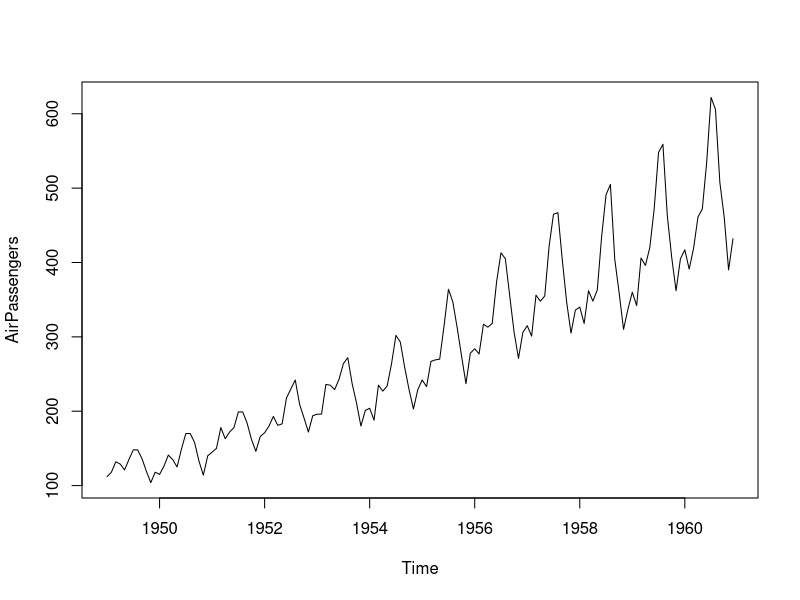
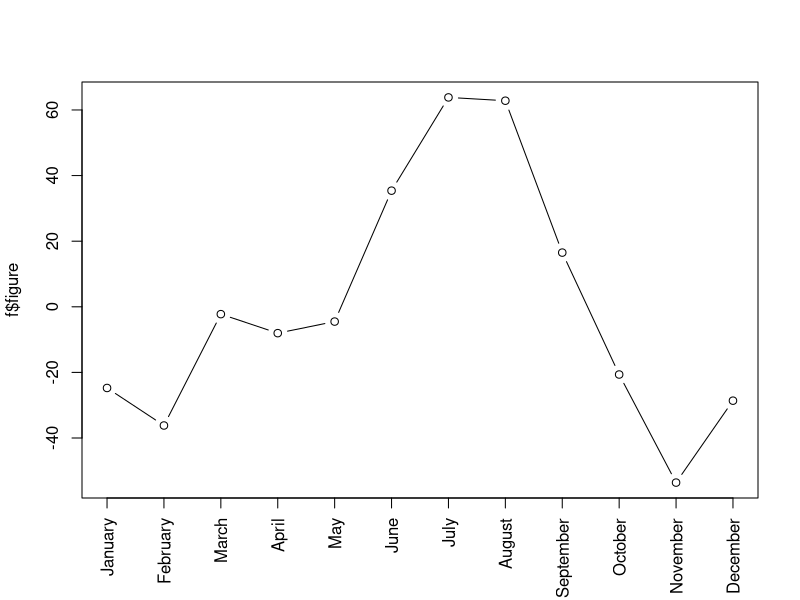
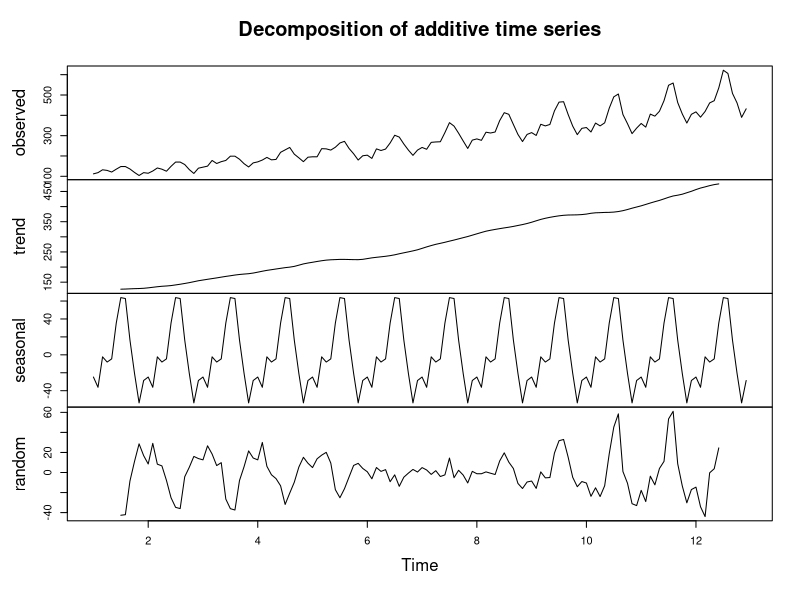

Write R code to recreate these figures, in order.
setwd('C:\\Users\\Ivan.Liuyanfeng\\Desktop\\Data_Mining_Work_Space\\rdatamining')
a <- ts(1:30, frequency=12, start=c(2011,3))
print(a)
str(a)
attributes(a)
par(mfcol=c(1,1))
plot(AirPassengers)
# decompose time series
apts <- ts(AirPassengers, frequency=12)
f <- decompose(apts)
# seasonal figures
f$figure
plot(f$figure, type="b", xaxt="n", xlab="")
# get names of 12 months in English words
monthNames <- months(ISOdate(2011,1:12,1))
# label x-axis with month names
# las is set to 2 for vertical label orientation
axis(1, at=1:12, labels=monthNames, las=2)
plot(f)
